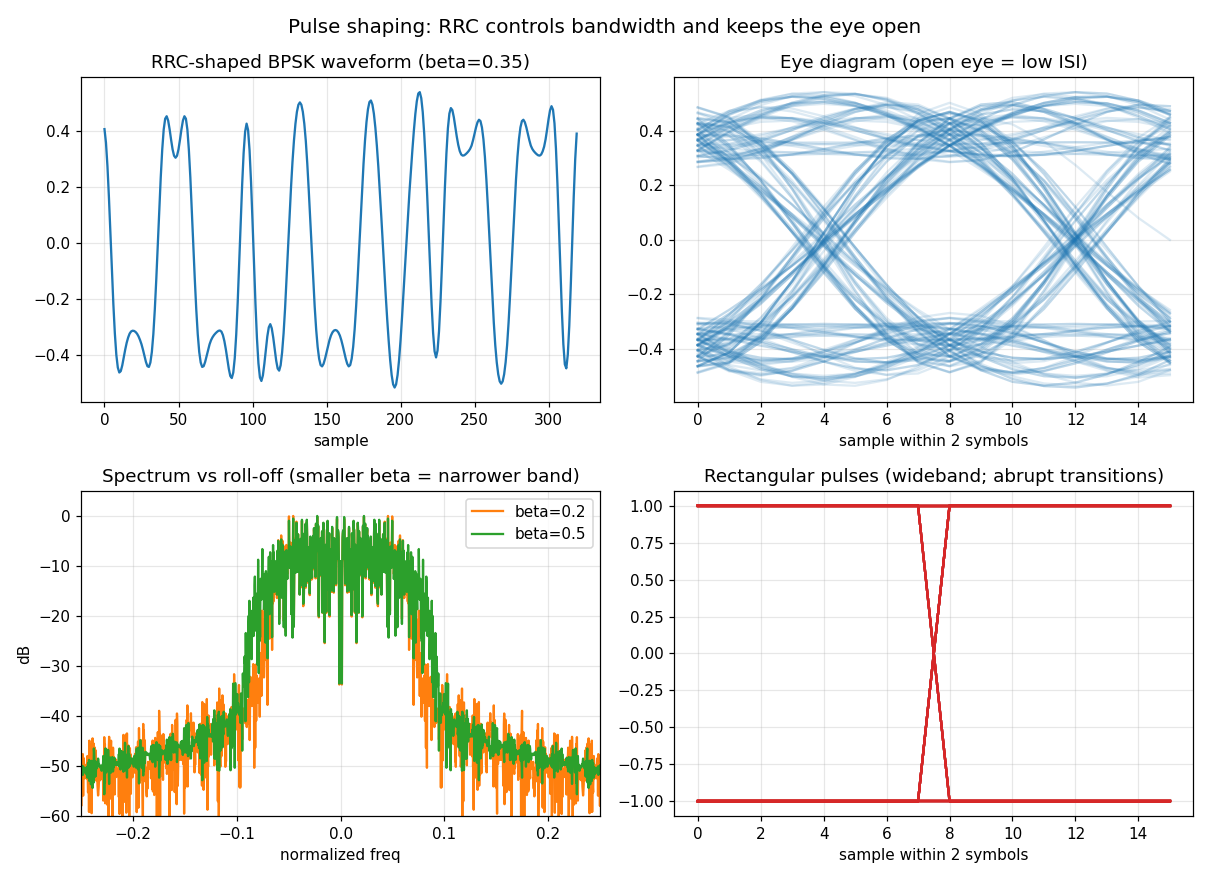

Recreate this plot in Python.
#!/usr/bin/env python3
"""Digital Modulation & I/Q -- Demo 3: pulse shaping (RRC), eye diagram, spectrum.
Shows why we shape pulses: bandwidth control + open eye (low inter-symbol interference).
Pure NumPy. Saves pulse_shaping_eye.png.
"""
import sys, os
try: sys.stdout.reconfigure(encoding="utf-8")
except Exception: pass
import numpy as np
import matplotlib; matplotlib.use("Agg")
import matplotlib.pyplot as plt

HERE = os.path.dirname(os.path.abspath(__file__))
rng = np.random.default_rng(3)

def rrc(beta, sps, span):
    """Root-raised-cosine taps. span = length in symbols, sps = samples/symbol."""
    N = span*sps; t = (np.arange(-N/2, N/2+1))/sps
    h = np.zeros_like(t)
    for i,ti in enumerate(t):
        if abs(ti) < 1e-8:
            h[i] = 1 - beta + 4*beta/np.pi
        elif beta>0 and abs(abs(ti)-1/(4*beta))<1e-6:
            h[i] = (beta/np.sqrt(2))*((1+2/np.pi)*np.sin(np.pi/(4*beta))+(1-2/np.pi)*np.cos(np.pi/(4*beta)))
        else:
            num = np.sin(np.pi*ti*(1-beta)) + 4*beta*ti*np.cos(np.pi*ti*(1+beta))
            den = np.pi*ti*(1-(4*beta*ti)**2)
            h[i] = num/den
    return h/np.sqrt(np.sum(h**2))

sps=8; span=8; nsym=400
bits = rng.integers(0,2,nsym); sym = 2*bits-1.0     # BPSK for a clear eye
up = np.zeros(nsym*sps); up[::sps]=sym

fig, ax = plt.subplots(2, 2, figsize=(11, 8))

# (0,0) shaped waveform (roll-off 0.35)
h35 = rrc(0.35, sps, span); wav = np.convolve(up, h35, "same")
ax[0,0].plot(wav[:40*sps]); ax[0,0].set_title("RRC-shaped BPSK waveform (beta=0.35)")
ax[0,0].set_xlabel("sample"); ax[0,0].grid(True, alpha=0.3)

# (0,1) eye diagram
seg=2*sps; nseg=(len(wav)-span*sps)//seg
eye=wav[span*sps:span*sps+nseg*seg].reshape(nseg,seg)
for row in eye[:200]: ax[0,1].plot(row, color="C0", alpha=0.15)
ax[0,1].set_title("Eye diagram (open eye = low ISI)"); ax[0,1].set_xlabel("sample within 2 symbols"); ax[0,1].grid(True,alpha=0.3)

# (1,0) spectra for two roll-offs
for beta,c in [(0.2,"C1"),(0.5,"C2")]:
    w=np.convolve(up, rrc(beta,sps,span), "same")
    f=np.fft.fftshift(np.fft.fftfreq(len(w)))
    P=20*np.log10(np.abs(np.fft.fftshift(np.fft.fft(w)))+1e-9)
    ax[1,0].plot(f, P-P.max(), color=c, label=f"beta={beta}")
ax[1,0].set_xlim(-0.25,0.25); ax[1,0].set_ylim(-60,5)
ax[1,0].set_title("Spectrum vs roll-off (smaller beta = narrower band)")
ax[1,0].set_xlabel("normalized freq"); ax[1,0].set_ylabel("dB"); ax[1,0].legend(); ax[1,0].grid(True,alpha=0.3)

# (1,1) unshaped (rectangular) eye for contrast
rect=np.repeat(sym, sps)
seg=2*sps; nseg=len(rect)//seg
eye2=rect[:nseg*seg].reshape(nseg,seg)
for row in eye2[:200]: ax[1,1].plot(row, color="C3", alpha=0.15)
ax[1,1].set_title("Rectangular pulses (wideband; abrupt transitions)")
ax[1,1].set_xlabel("sample within 2 symbols"); ax[1,1].grid(True,alpha=0.3)

fig.suptitle("Pulse shaping: RRC controls bandwidth and keeps the eye open", fontsize=13)
fig.tight_layout()
out=os.path.join(HERE,"pulse_shaping_eye.png"); fig.savefig(out,dpi=110)
print("saved", os.path.basename(out))
print("Takeaway: RRC shaping narrows the spectrum (bandwidth ~ (1+beta)/2/Tsym) and keeps a wide-open eye.")
